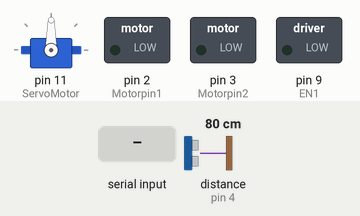
Simulated run of this sketch. Board: Arduino Uno, built with avr-gcc and run on an emulated ATmega328P. Shown: servo, switched loads named in the sketch (green lamp = pin HIGH). Wiring (inferred from the names in the program): ultrasonic range finder: trigger pin 5; echo pin 4. Inputs (shaded band) come from the test bench; at power-on: distance to the obstacle (sensor on pin 4) 80 cm. The echo pulse lasts 58.3 µs per cm; pins used as bus, display or sensor lines are not drawn; what the sketch prints to the serial monitor is not drawn.

Above: at 1.2 s.
1.3 s: "F" received over the second serial link
At 1.9 s:
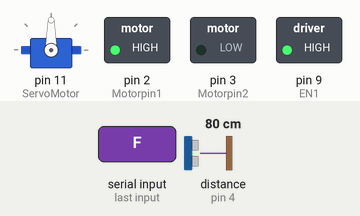
2.8 s: distance to the obstacle (sensor on pin 4) set to 12 cm
4.3 s: distance to the obstacle (sensor on pin 4) set to 9 cm
At 5.2 s:
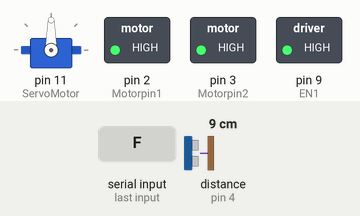
5.8 s: "L" received over the second serial link
At 6.6 s:
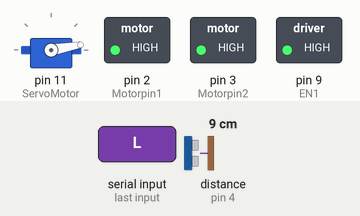
7.3 s: "R" received over the second serial link
At 7.9 s:
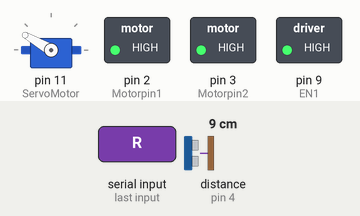
8.8 s: "S" received over the second serial link
At 9.9 s:
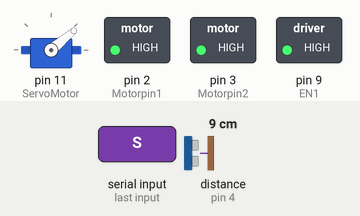
Timing chart, 0 to 11.3 s (numbered marks = the images above; inputs shaded):
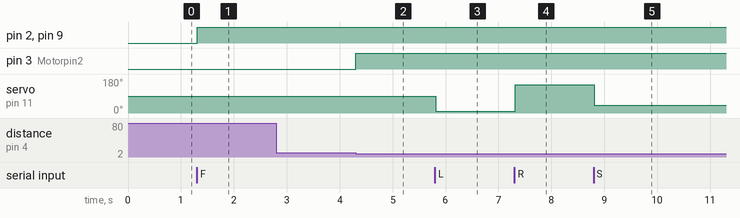

The sketch:

EmbeddedSystProject.ino
```cpp
// Written By : Lana Qawasmy

#include <SoftwareSerial.h>
#include <Servo.h>


// initialize the variables :


SoftwareSerial SoftSerial(6, 7);   // RX.TX

Servo servoM;
int ServoMotor = 11;

int Motorpin1 = 2;
int Motorpin2 = 3;
int EN1 = 9;

// Define pins for ultrasonic
int const echoPin = 4;
int const trigPin = 5;

char command;
int Motorspeed = 255;


//-------------------------------------------------------------------------------------------------

void setup()
{
  // initialize the pins :

  SoftSerial.begin(9600);  // Bluetooth connection
  Serial.begin(9600);      // Serial monitor

  servoM.attach(ServoMotor);

  pinMode(Motorpin1,OUTPUT);
  pinMode(Motorpin2,OUTPUT);
  pinMode(ServoMotor,OUTPUT);

  pinMode(EN1,OUTPUT);
  pinMode(echoPin, INPUT); // echo pin should be input to get pulse width
  pinMode(trigPin, OUTPUT); // trig pin will have pulses output

}


//----------------------------------------------------------------------------------------------------


void loop()
{

    checkState();
   //Serial.println(checkState());

  Serial.println(Motorspeed);

  if(SoftSerial.available() > 0){

    char data = (char)SoftSerial.read();
    command = data;
    Serial.println(command);


    // GO Forward

    if(command == 'F' && checkState()){
      Serial.println("Forward");
      digitalWrite(Motorpin1, HIGH);
      digitalWrite(Motorpin2, LOW);
      analogWrite(EN1,Motorspeed);
    }

    // GO BackWard

    if(command == 'B' && checkState()){
      Serial.println("BackWard");
      digitalWrite(Motorpin1, LOW);
      digitalWrite(Motorpin2, HIGH);
      analogWrite(EN1,Motorspeed);
     }

    // GO Left

    if(command == 'L'){
       Serial.println("Left");
       servoM.write(10);

     }

    // GO Right

    if(command == 'R'){
      Serial.println("Right");
      servoM.write(150);
    }


    // Stop ( NO Motion )

    if(command == 'S'){
      digitalWrite(Motorpin1, HIGH);
      digitalWrite(Motorpin2, HIGH);
      servoM.write(40);
    }

    //  change speed (Increase)

    if(command == '+'){
      Serial.println("Increase speed");
      digitalWrite(Motorpin1, HIGH);
      digitalWrite(Motorpin2, LOW);
      analogWrite(EN1,255);
    }

    //  change speed (Decrease)

    if(command == '-' ){
      Serial.println("Decrease speed");
      digitalWrite(Motorpin1, HIGH);
      digitalWrite(Motorpin2, LOW);
      analogWrite(EN1,255);
    }

  }
}

//--------------------------------------------------------

// Functions :

void reset(){
  digitalWrite(Motorpin1, HIGH);
  digitalWrite(Motorpin2, HIGH);
}

//-------------------------------------------------------

bool checkState(){

  // Duration will be the input pulse width and distance will be the distance to the obstacle in centimeters
  long duration;
  long distance;

  // Clears the trigPin condition
  digitalWrite(trigPin,LOW);
  delayMicroseconds(2);

  // Sets the trigPin HIGH (Active) for 10 microseconds
  digitalWrite(trigPin,HIGH);
  delayMicroseconds(10);
  digitalWrite(trigPin,LOW);

  // Reads the echoPin , returns the sound wave travel time in microseconds
  duration=pulseIn(echoPin,HIGH);

  // Distance is half the duration devided by 29.1 (from datasheet)
  distance= (duration/2) / 29.1;
  //  Serial.println(String(distance));

 // if distance less than 0.1 meter and more than 0 (0 or less means over range)
  if(distance < 10 && distance >= 0){
    reset();
    return false;
  }
  return true;
}
```

Measured:
- the behaviour switches between 11 and 10 cm on distance to the obstacle (sensor on pin 4) (found by bisection; images 1 and 2)
- after the input at 1.3 s, pin 2 (Motorpin1), pin 9 (EN1): LOW → HIGH at once
- after the input at 2.8 s, every drawn part: stays the same
- after the input at 4.3 s, pin 3 (Motorpin2): LOW → HIGH at once
- after the input at 5.8 s, servo on pin 11 (ServoMotor): 90° → 10° at once
- after the input at 7.3 s, servo on pin 11 (ServoMotor): 10° → 150° at once
- after the input at 8.8 s, servo on pin 11 (ServoMotor): 150° → 40° at once
